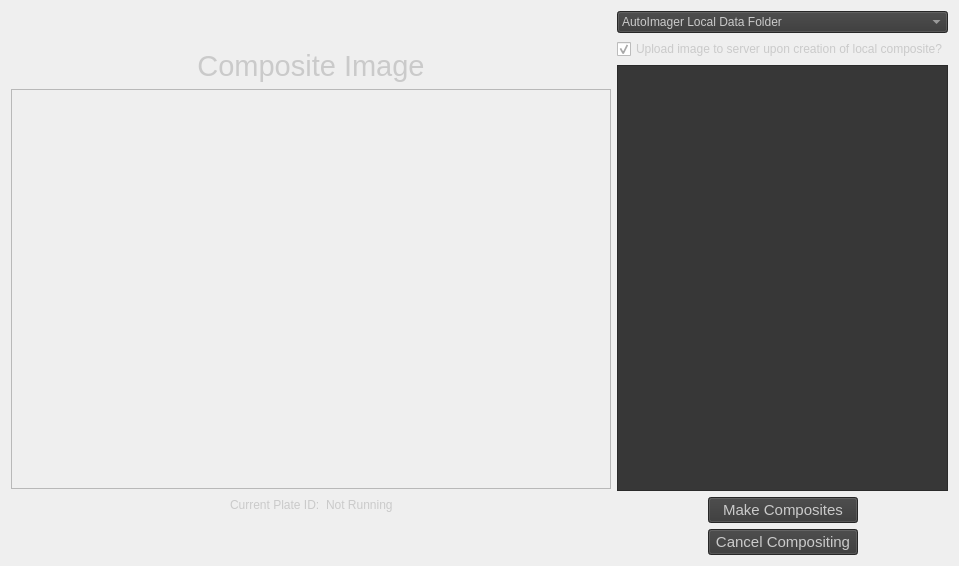
      <widget class="QWidget" name="compositer_tab">
       <attribute name="title">
        <string>Compositer</string>
       </attribute>
       <layout class="QGridLayout" name="gridLayout_11">
        <item row="1" column="0">
         <layout class="QGridLayout" name="gridLayout_10">
          <item row="1" column="0">
           <widget class="QLabel" name="label_7">
            <property name="sizePolicy">
             <sizepolicy hsizetype="Fixed" vsizetype="Fixed">
              <horstretch>0</horstretch>
              <verstretch>0</verstretch>
             </sizepolicy>
            </property>
            <property name="minimumSize">
             <size>
              <width>600</width>
              <height>0</height>
             </size>
            </property>
            <property name="font">
             <font>
              <pointsize>22</pointsize>
             </font>
            </property>
            <property name="styleSheet">
             <string notr="true">color:rgb(202, 202, 202)</string>
            </property>
            <property name="text">
             <string>Composite Image</string>
            </property>
            <property name="scaledContents">
             <bool>false</bool>
            </property>
            <property name="alignment">
             <set>Qt::AlignCenter</set>
            </property>
           </widget>
          </item>
          <item row="2" column="0">
           <widget class="QLabel" name="compositer_image_label">
            <property name="sizePolicy">
             <sizepolicy hsizetype="Fixed" vsizetype="Fixed">
              <horstretch>0</horstretch>
              <verstretch>0</verstretch>
             </sizepolicy>
            </property>
            <property name="minimumSize">
             <size>
              <width>600</width>
              <height>400</height>
             </size>
            </property>
            <property name="autoFillBackground">
             <bool>false</bool>
            </property>
            <property name="frameShape">
             <enum>QFrame::StyledPanel</enum>
            </property>
            <property name="frameShadow">
             <enum>QFrame::Plain</enum>
            </property>
            <property name="text">
             <string/>
            </property>
            <property name="alignment">
             <set>Qt::AlignCenter</set>
            </property>
           </widget>
          </item>
          <item row="4" column="0">
           <spacer name="verticalSpacer_7">
            <property name="orientation">
             <enum>Qt::Vertical</enum>
            </property>
            <property name="sizeHint" stdset="0">
             <size>
              <width>20</width>
              <height>40</height>
             </size>
            </property>
           </spacer>
          </item>
          <item row="0" column="0">
           <spacer name="verticalSpacer_8">
            <property name="orientation">
             <enum>Qt::Vertical</enum>
            </property>
            <property name="sizeType">
             <enum>QSizePolicy::Minimum</enum>
            </property>
            <property name="sizeHint" stdset="0">
             <size>
              <width>20</width>
              <height>38</height>
             </size>
            </property>
           </spacer>
          </item>
          <item row="3" column="0">
           <layout class="QHBoxLayout" name="horizontalLayout_6">
            <item>
             <spacer name="horizontalSpacer_14">
              <property name="orientation">
               <enum>Qt::Horizontal</enum>
              </property>
              <property name="sizeHint" stdset="0">
               <size>
                <width>40</width>
                <height>20</height>
               </size>
              </property>
             </spacer>
            </item>
            <item>
             <widget class="QLabel" name="label_2">
              <property name="styleSheet">
               <string notr="true">color:rgb(202, 202, 202)</string>
              </property>
              <property name="text">
               <string>Current Plate ID:</string>
              </property>
             </widget>
            </item>
            <item>
             <widget class="QLabel" name="plate_path_data_label">
              <property name="styleSheet">
               <string notr="true">color:rgb(202, 202, 202)</string>
              </property>
              <property name="text">
               <string>Not Running</string>
              </property>
             </widget>
            </item>
            <item>
             <spacer name="horizontalSpacer_11">
              <property name="orientation">
               <enum>Qt::Horizontal</enum>
              </property>
              <property name="sizeHint" stdset="0">
               <size>
                <width>40</width>
                <height>20</height>
               </size>
              </property>
             </spacer>
            </item>
           </layout>
          </item>
         </layout>
        </item>
        <item row="1" column="1">
         <layout class="QGridLayout" name="gridLayout_12">
          <item row="2" column="0">
           <widget class="QTreeView" name="compositer_tree_view">
            <property name="styleSheet">
             <string notr="true">background-color:rgb(55, 55, 55); color:rgb(202, 202, 202)</string>
            </property>
           </widget>
          </item>
          <item row="0" column="0">
           <widget class="QComboBox" name="compositer_combo_box">
            <property name="styleSheet">
             <string notr="true">background-color:rgb(55, 55, 55); color:rgb(202, 202, 202)</string>
            </property>
            <item>
             <property name="text">
              <string>AutoImager Local Data Folder</string>
             </property>
            </item>
            <item>
             <property name="text">
              <string>Compositer Temp Directory</string>
             </property>
            </item>
           </widget>
          </item>
          <item row="1" column="0">
           <widget class="QCheckBox" name="checkBox">
            <property name="styleSheet">
             <string notr="true">color:rgb(202, 202, 202)</string>
            </property>
            <property name="text">
             <string>Upload image to server upon creation of local composite?</string>
            </property>
            <property name="checked">
             <bool>true</bool>
            </property>
           </widget>
          </item>
          <item row="4" column="0">
           <layout class="QHBoxLayout" name="horizontalLayout_8">
            <item>
             <spacer name="horizontalSpacer_12">
              <property name="orientation">
               <enum>Qt::Horizontal</enum>
              </property>
              <property name="sizeHint" stdset="0">
               <size>
                <width>40</width>
                <height>20</height>
               </size>
              </property>
             </spacer>
            </item>
            <item>
             <widget class="QPushButton" name="cancel_composites_push_button">
              <property name="minimumSize">
               <size>
                <width>150</width>
                <height>0</height>
               </size>
              </property>
              <property name="font">
               <font>
                <pointsize>11</pointsize>
               </font>
              </property>
              <property name="styleSheet">
               <string notr="true">background-color:rgb(55, 55, 55); color:rgb(202, 202, 202)</string>
              </property>
              <property name="text">
               <string>Cancel Compositing</string>
              </property>
             </widget>
            </item>
            <item>
             <spacer name="horizontalSpacer_13">
              <property name="orientation">
               <enum>Qt::Horizontal</enum>
              </property>
              <property name="sizeHint" stdset="0">
               <size>
                <width>40</width>
                <height>20</height>
               </size>
              </property>
             </spacer>
            </item>
           </layout>
          </item>
          <item row="3" column="0">
           <layout class="QHBoxLayout" name="horizontalLayout_5">
            <item>
             <spacer name="horizontalSpacer_9">
              <property name="orientation">
               <enum>Qt::Horizontal</enum>
              </property>
              <property name="sizeHint" stdset="0">
               <size>
                <width>40</width>
                <height>20</height>
               </size>
              </property>
             </spacer>
            </item>
            <item>
             <widget class="QPushButton" name="make_composites_push_button">
              <property name="minimumSize">
               <size>
                <width>150</width>
                <height>0</height>
               </size>
              </property>
              <property name="font">
               <font>
                <pointsize>11</pointsize>
               </font>
              </property>
              <property name="styleSheet">
               <string notr="true">background-color:rgb(55, 55, 55); color:rgb(202, 202, 202)</string>
              </property>
              <property name="text">
               <string>Make Composites</string>
              </property>
             </widget>
            </item>
            <item>
             <spacer name="horizontalSpacer_10">
              <property name="orientation">
               <enum>Qt::Horizontal</enum>
              </property>
              <property name="sizeHint" stdset="0">
               <size>
                <width>40</width>
                <height>20</height>
               </size>
              </property>
             </spacer>
            </item>
           </layout>
          </item>
         </layout>
        </item>
       </layout>
      </widget>
